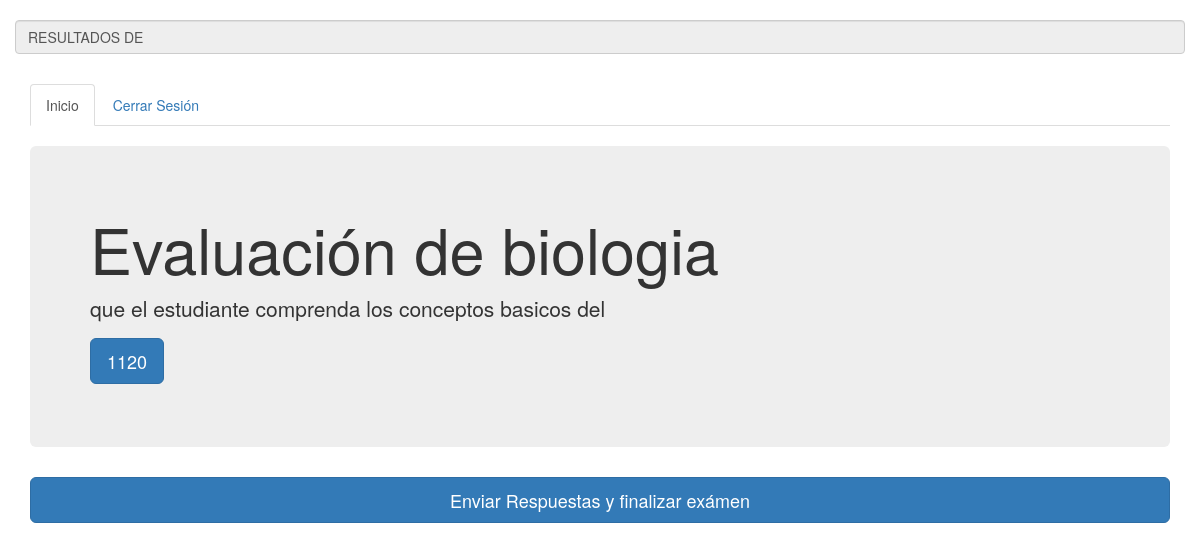
The app's page /index.php?ideval=1120 with its own data.
### tables this page shows
CREATE TABLE `evaluaciones` (
  `idevaluacion` int(11) NOT NULL,
  `nombre` varchar(500) DEFAULT NULL,
  `fecha_aplicacion` varchar(45) DEFAULT NULL,
  `objetivo` varchar(500) DEFAULT NULL,
  `usuario_idusuario` int(11) NOT NULL,
  `estado` varchar(3) DEFAULT NULL
);

### index.php (the view, shortened to what this page needs)
<?php
$conexion = new Conexion();
$txt_evaluacion=$_GET["ideval"];;
?>
<!doctype html>
<html lang="en">
<head>
</head>
<?php include_once("inc/estilos.php");
?>
<body >
<div class="container">
	<div class="row">
    <br/>
    <input class="form-control" id="disabledInput" type="text" placeholder="Disabled input here..." disabled value="<?php  echo "RESULTADOS DE ".$_SESSION['primer_nom']." ".$_SESSION['primer_ape']; ?>">
    </div>
</div>
<div class="container">
	<ul class="nav nav-tabs">
      <li role="presentation" class="active"><a href="#">Inicio</a></li>
      <li role="presentation"><a href="cerrar.php">Cerrar Sesión</a></li>
    </ul>
</div>
<br/>
<?php
$consulta=mysqli_query($conexion,"select * from evaluaciones WHERE idevaluacion=$txt_evaluacion");
  while($filas=mysqli_fetch_array($consulta))
  {
   $jr_idev       =$filas['idevaluacion'];
   $jr_nom_evalua =$filas['nombre'];
   $jr_objetivo   =$filas['objetivo'];
  }
?>
<div class="container">
  <div class="jumbotron">
    <h1><?php echo $jr_nom_evalua;?></h1>
    <p><?php echo $jr_objetivo; ?></p>
    <p><a class="btn btn-primary btn-lg" href="#" role="button"><?php echo $jr_idev;?></a></p>
  </div>
</div>
		<?php
		$consulta=mysqli_query($conexion,"SELECT
                        p.idpregunta,
                        p.pregunta,
                        n.nivel,
                        n.color_clase,
                        a.area
                        FROM preguntas p
                        INNER JOIN niveles n ON p.fk_idnivel= n.idnivel
                        INNER JOIN areas a ON n.fk_idarea= a.idarea
                        INNER JOIN  respuestas_us rus ON p.idpregunta= rus.fk_idpregunta
                        WHERE a.idarea !=3 AND rus.fk_idevaluaciones=$txt_evaluacion
												");
    $numero_registros=mysqli_num_rows($consulta);
    ?>
    <div class="container">
    <input type="button"  class="btn btn-primary btn-lg btn-block " value="Enviar Respuestas y finalizar exámen" onclick="validar_preguntas_con_respuesta('<?php echo  $numero_registros; ?>','<?php echo $txt_evaluacion; ?>')"  />
    </div>
</body>
</html>

### records on screen
evaluaciones: nombre "Evaluación de biologia", objetivo "que el estudiante comprenda los conceptos basicos del", idevaluacion "1120"
